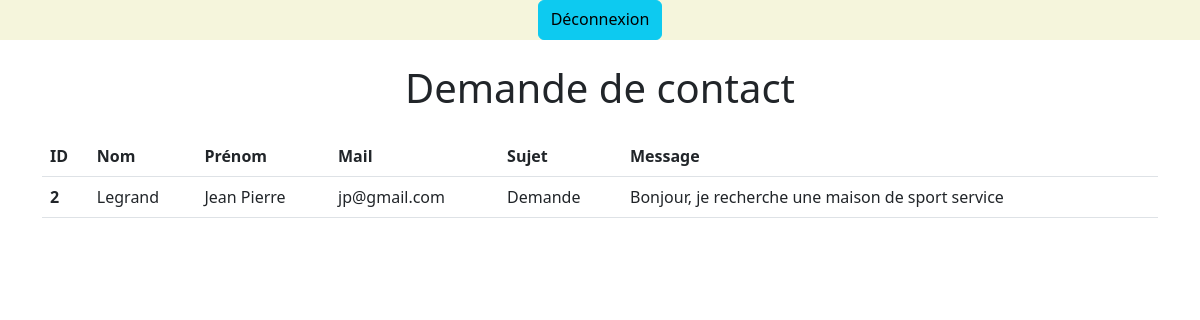
Page /Admin/Formulaire/single.php?id=2 (signed in) on the committed database.
### tables this page shows
CREATE TABLE IF NOT EXISTS `contact` (
  `id` int(11) NOT NULL AUTO_INCREMENT,
  `nom` varchar(255) NOT NULL,
  `prenom` varchar(255) NOT NULL,
  `mail` varchar(255) NOT NULL,
  `sujet` varchar(255) NOT NULL,
  `message` longtext NOT NULL,
  PRIMARY KEY (`id`)
);

### Admin/Formulaire/single.php (the view, shortened to what this page needs)
<?php
    if (isset($_GET['id'])) {
        $id = intval($_GET['id']);
        if ($id > 0) {
            include '../../Config/bdd.php';
            $sql = "SELECT * FROM contact WHERE id = " . $_GET['id'];
            $req = $bdd->prepare($sql);
            $req->execute([':id' => $id]);
            $contact = $req->fetch(PDO::FETCH_ASSOC);
        }
    }
    include "../Includes/head.php";
    include "../Includes/header.php";
?>
<body>
    <div class="container">
        <div class="text-center">
            <h1 class="mt-4">Demande de contact</h1>
        </div>
        <table class="table mt-4">
            <thead>
                <tr>
                    <th scope="col">ID</th>
                    <th scope="col">Nom</th>
                    <th scope="col">Prénom</th>
                    <th scope="col">Mail</th>
                    <th scope="col">Sujet</th>
                    <th scope="col">Message</th>
                </tr>
            </thead>
            <tbody>
                <tr>
                    <th scope="row"><?= $contact['id'];  ?></th>
                    <td><?= $contact['nom'];  ?></td>
                    <td><?= $contact['prenom'];  ?></td>
                    <td><?= $contact['mail'];  ?></td>
                    <td><?= $contact['sujet'];  ?></td>
                    <td><?= $contact['message'];  ?></td>
                </tr>
            </tbody>
        </table>
    </div>
</body>
</html>

### Admin/CSS/style.css (style rules this page uses)
* { margin: 0; padding: 0; }

### rows in the picture
contact: id "2", nom "Legrand", prenom "Jean Pierre", mail "jp@gmail.com", sujet "Demande", message "Bonjour, je recherche une maison de sport service"
